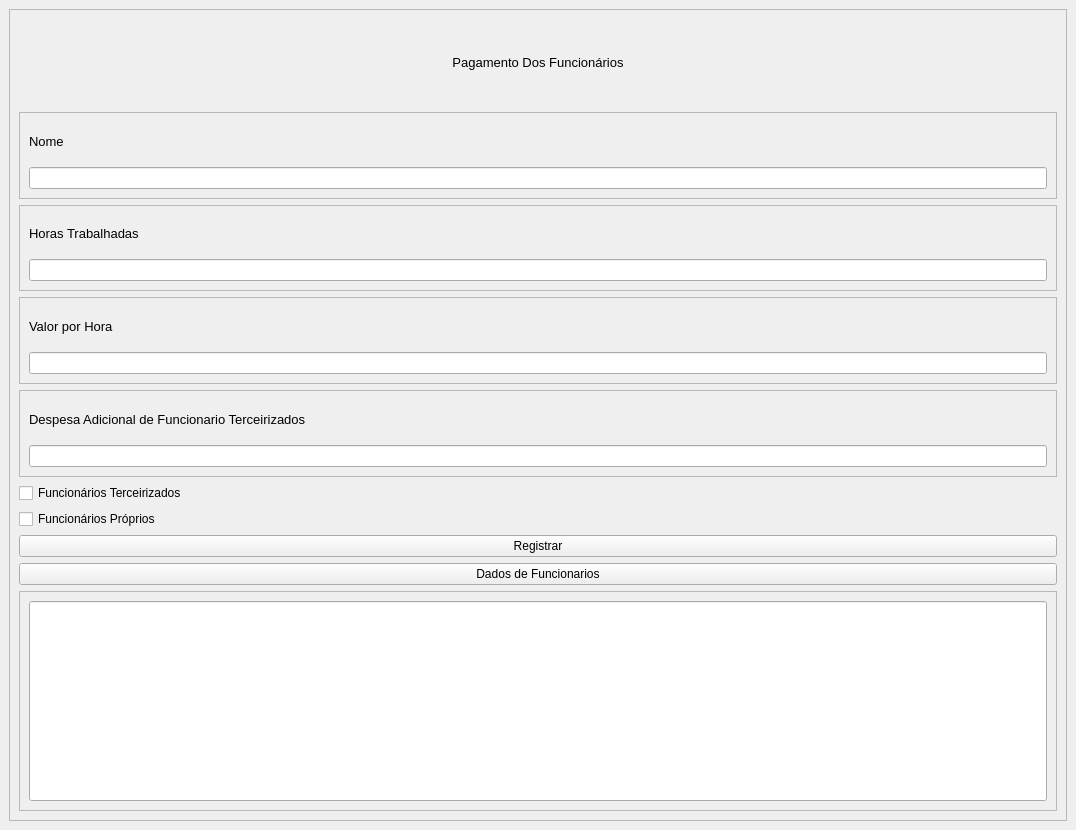
<?xml version="1.0" encoding="UTF-8"?>
<ui version="4.0">
 <class>MainWindow</class>
 <widget class="QMainWindow" name="MainWindow">
  <property name="geometry">
   <rect>
    <x>0</x>
    <y>0</y>
    <width>1076</width>
    <height>830</height>
   </rect>
  </property>
  <property name="windowTitle">
   <string>Pagamento dos Funcionarios</string>
  </property>
  <widget class="QWidget" name="centralwidget">
   <layout class="QVBoxLayout" name="verticalLayout_7">
    <item>
     <widget class="QFrame" name="frame_pagamento_funcionarios">
      <property name="frameShape">
       <enum>QFrame::StyledPanel</enum>
      </property>
      <property name="frameShadow">
       <enum>QFrame::Raised</enum>
      </property>
      <layout class="QVBoxLayout" name="verticalLayout_6">
       <item>
        <widget class="QLabel" name="lbl_pagamento_dos_funcionarios">
         <property name="text">
          <string>&lt;html&gt;&lt;head/&gt;&lt;body&gt;&lt;p align=&quot;center&quot;&gt;&lt;span style=&quot; font-size:10pt;&quot;&gt;Pagamento Dos Funcionários&lt;/span&gt;&lt;/p&gt;&lt;/body&gt;&lt;/html&gt;</string>
         </property>
        </widget>
       </item>
       <item>
        <widget class="QFrame" name="frame_nome">
         <property name="frameShape">
          <enum>QFrame::StyledPanel</enum>
         </property>
         <property name="frameShadow">
          <enum>QFrame::Raised</enum>
         </property>
         <layout class="QVBoxLayout" name="verticalLayout">
          <item>
           <widget class="QLabel" name="lbl_nome">
            <property name="text">
             <string>&lt;html&gt;&lt;head/&gt;&lt;body&gt;&lt;p&gt;&lt;span style=&quot; font-size:10pt;&quot;&gt;Nome&lt;/span&gt;&lt;/p&gt;&lt;/body&gt;&lt;/html&gt;</string>
            </property>
           </widget>
          </item>
          <item>
           <widget class="QLineEdit" name="txt_nome"/>
          </item>
         </layout>
        </widget>
       </item>
       <item>
        <widget class="QFrame" name="frame_horas_trabalhadas">
         <property name="frameShape">
          <enum>QFrame::StyledPanel</enum>
         </property>
         <property name="frameShadow">
          <enum>QFrame::Raised</enum>
         </property>
         <layout class="QVBoxLayout" name="verticalLayout_2">
          <item>
           <widget class="QLabel" name="lbl_horas_trabalhadas">
            <property name="text">
             <string>&lt;html&gt;&lt;head/&gt;&lt;body&gt;&lt;p&gt;&lt;span style=&quot; font-size:10pt;&quot;&gt;Horas Trabalhadas&lt;/span&gt;&lt;/p&gt;&lt;/body&gt;&lt;/html&gt;</string>
            </property>
           </widget>
          </item>
          <item>
           <widget class="QLineEdit" name="txt_horas_trabalhadas"/>
          </item>
         </layout>
        </widget>
       </item>
       <item>
        <widget class="QFrame" name="frame_valor_horas">
         <property name="frameShape">
          <enum>QFrame::StyledPanel</enum>
         </property>
         <property name="frameShadow">
          <enum>QFrame::Raised</enum>
         </property>
         <layout class="QVBoxLayout" name="verticalLayout_3">
          <item>
           <widget class="QLabel" name="lbl_valor_horas">
            <property name="text">
             <string>&lt;html&gt;&lt;head/&gt;&lt;body&gt;&lt;p&gt;&lt;span style=&quot; font-size:10pt;&quot;&gt;Valor por Hora &lt;/span&gt;&lt;/p&gt;&lt;/body&gt;&lt;/html&gt;</string>
            </property>
           </widget>
          </item>
          <item>
           <widget class="QLineEdit" name="txt_valor_horas"/>
          </item>
         </layout>
        </widget>
       </item>
       <item>
        <widget class="QFrame" name="frame_despesa_funcionario_terceirizado">
         <property name="frameShape">
          <enum>QFrame::StyledPanel</enum>
         </property>
         <property name="frameShadow">
          <enum>QFrame::Raised</enum>
         </property>
         <layout class="QVBoxLayout" name="verticalLayout_5">
          <item>
           <widget class="QLabel" name="lbl_despesa_funcionario_terceirizado">
            <property name="text">
             <string>&lt;html&gt;&lt;head/&gt;&lt;body&gt;&lt;p&gt;&lt;span style=&quot; font-size:10pt;&quot;&gt;Despesa Adicional de Funcionario Terceirizados&lt;/span&gt;&lt;/p&gt;&lt;/body&gt;&lt;/html&gt;</string>
            </property>
           </widget>
          </item>
          <item>
           <widget class="QLineEdit" name="txt_despesa_funcionario_terceirizado"/>
          </item>
         </layout>
        </widget>
       </item>
       <item>
        <widget class="QCheckBox" name="ck_funcionarios_terceirizado">
         <property name="text">
          <string>Funcionários Terceirizados</string>
         </property>
        </widget>
       </item>
       <item>
        <widget class="QCheckBox" name="ck_funcionario_proprios">
         <property name="text">
          <string>Funcionários Próprios</string>
         </property>
        </widget>
       </item>
       <item>
        <widget class="QPushButton" name="btn_registrar">
         <property name="text">
          <string>Registrar</string>
         </property>
        </widget>
       </item>
       <item>
        <widget class="QPushButton" name="btn_dados_funcionarios">
         <property name="text">
          <string>Dados de Funcionarios</string>
         </property>
        </widget>
       </item>
       <item>
        <widget class="QFrame" name="frame_resultado">
         <property name="minimumSize">
          <size>
           <width>160</width>
           <height>210</height>
          </size>
         </property>
         <property name="frameShape">
          <enum>QFrame::StyledPanel</enum>
         </property>
         <property name="frameShadow">
          <enum>QFrame::Raised</enum>
         </property>
         <layout class="QVBoxLayout" name="verticalLayout_4">
          <item>
           <widget class="QLineEdit" name="txt_resultado">
            <property name="minimumSize">
             <size>
              <width>150</width>
              <height>200</height>
             </size>
            </property>
            <property name="readOnly">
             <bool>true</bool>
            </property>
           </widget>
          </item>
         </layout>
        </widget>
       </item>
      </layout>
     </widget>
    </item>
   </layout>
  </widget>
 </widget>
 <resources/>
 <connections/>
</ui>
